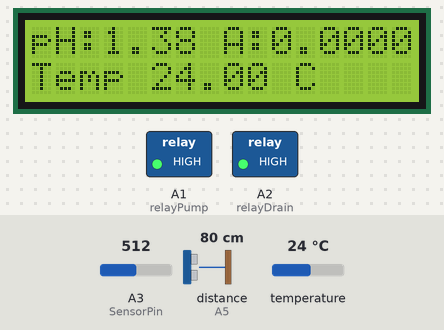
A sketch run on a simulated Arduino Uno, built with avr-gcc and run on an emulated ATmega328P. Parts: 16×2 character LCD, switched loads named in the sketch (green lamp = pin HIGH). Wiring (inferred from the names in the program): ultrasonic range finder: trigger A4; echo A5. Inputs (shaded band) come from the test bench; at power-on: distance to the obstacle (sensor on A5) 80 cm, temperature 24 °C, A3 (SensorPin) = 512. The echo pulse lasts 58.3 µs per cm; pins used as bus, display or sensor lines are not drawn; what the sketch prints to the serial monitor is not drawn.

Above: at 8.8 s.
8.9 s: distance to the obstacle (sensor on A5) set to 25 cm
12.6 s: distance to the obstacle (sensor on A5) set to 20 cm
At 14.3 s:
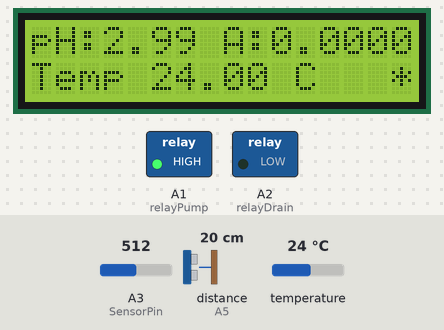
16.3 s: temperature set to 12 °C
At 17.4 s:
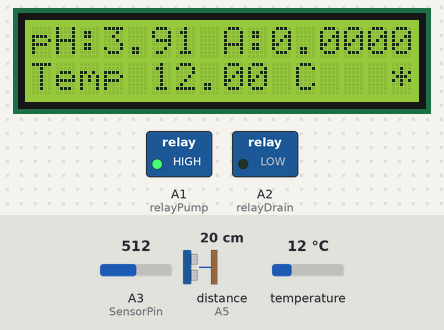
19.0 s: A3 (SensorPin) set to 390
At 21.3 s:
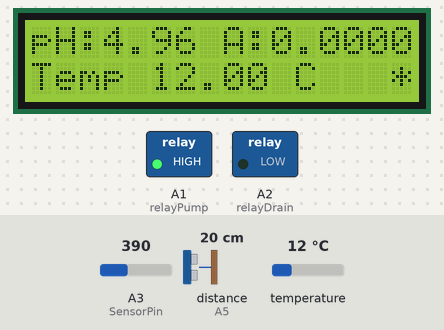
22.2 s: temperature set to 19 °C
At 23.5 s:
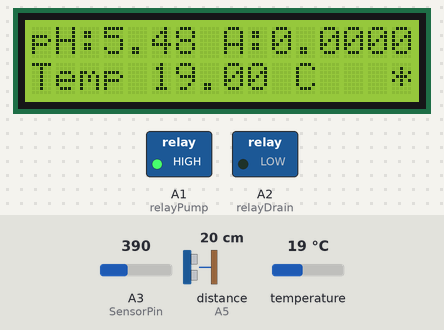
24.5 s: A3 (SensorPin) set to 410
At 25.7 s:
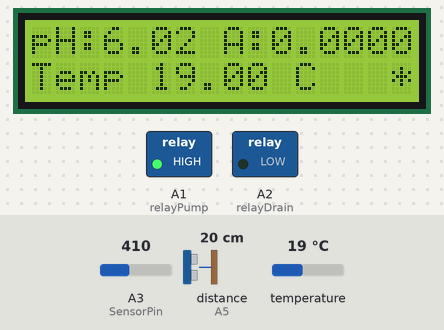
Timing chart, 0 to 27.5 s (numbered marks = the images above; inputs shaded):
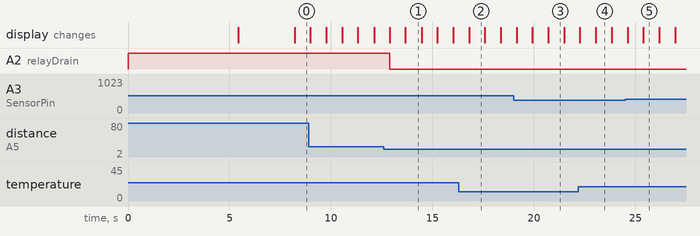

The sketch:

transmitter.ino
```cpp
#include <LiquidCrystal.h>
#include <OneWire.h>
#include <DallasTemperature.h>
#include <SoftwareSerial.h>

// LCD Definitons
const int rs = 12, en = 11, d4 = 2, d5 = 3, d6 = 4, d7 = 5;
LiquidCrystal lcd(rs, en, d4, d5, d6, d7);

// =================================================================

// pH Sensor Definitions
#define SensorPin A3            //pH meter Analog output to Arduino Analog Input 0
#define Offset 0.00            //deviation compensate
#define LED 13
#define samplingInterval 20
#define printInterval 800
#define ArrayLenth  40    //times of collection
int pHArray[ArrayLenth];   //Store the average value of the sensor feedback
int pHArrayIndex=0;

// =================================================================

// DS18B20 Sensor Definitions
// Data wire is plugged into port 2 on the Arduino
#define ONE_WIRE_BUS A0

// Setup a oneWire instance to communicate with any OneWire devices (not just Maxim/Dallas temperature ICs)
OneWire oneWire(ONE_WIRE_BUS);

// Pass our oneWire reference to Dallas Temperature.
DallasTemperature sensors(&oneWire);

// =================================================================

// Sonar definitions,
const int trigger=A4;
const int echo=A5;

// =================================================================

// Relay definitions.
int relayPump=A1;
int relayDrain=A2;

// =================================================================

// SoftwareSerial for Zigbee.
SoftwareSerial ZigbeeSS(8,7);

// Helper variables.
bool DEBUG=false;
String offset="                ";
bool isReadyToSend=false;
bool drainStarted=false;
unsigned long int sendStartTime;
unsigned long int startDraining;
int fullDistanceInCM=20;
int drainingTimeInMS=20000;
int sonarStatus=0;

// To send to receiver.
String toReceiver;

void setup()
{
  pinMode(relayPump,OUTPUT);
  pinMode(relayDrain, OUTPUT);
  waterPumpOFF();
  drainOFF();

  Serial.begin(9600);
  ZigbeeSS.begin(9600);

  lcd.begin(16, 2);
  lcd.setCursor(0,0);

  pinMode(trigger, OUTPUT);
  pinMode(echo, INPUT);

  sensors.begin();

  lcd.print("Loading...");

  unsigned long startTime=millis();

  // Warm up the sensor.
  warmUpSensor();

  lcd.clear();
  lcd.print("Loading done!");
  delay(2000);
}

void warmUpSensor()
{
  // 5 seconds warmp up.

  unsigned long startTime=millis();

  // Warm up the sensor for 5 seconds.
  while((millis()-startTime)<5000)
  {
    getPhValue();
    getTemperatureInC();
  }
}

void loop()
{
  double pHValue=getPhValue();
  double tempCValue=getTemperatureInC();
  double af=getAmmoniaFactor(pHValue,tempCValue);
  int sonarDistance=getDistance();

  if(DEBUG)
  {
    Serial.print("ph Value: ");
    Serial.println(pHValue);
    Serial.print("AF: ");
    Serial.println(af,4);
    Serial.print("Temperature: ");
    Serial.println(tempCValue);
    Serial.print("Sonar Distance: ");
    Serial.println(sonarDistance);
    Serial.println("=============================");
  }

  // Arrangment 1
  lcd.setCursor(0,0);
  lcd.print(String("pH:") + String(pHValue) + String(" A:") + String(af,4));
  lcd.setCursor(0,1);
  lcd.print("Temp " + String(tempCValue) + String (" C") + offset);

  if(drainStarted)
  {
      lcd.setCursor(15,1);
      lcd.print("*");
  }

  // Arrangement 2
  //lcd.setCursor(0,0);
  //lcd.print(String("pH: ") + String(" AF:  ") + String("  Temp:") + offset);
  //lcd.setCursor(0,1);
  //lcd.print(String(pHValue) + String(" ") + String("0.0001") + String(" ") + String(tempCValue) + offset);


    // Check first if the water level is max.
    // I'll set water level is max if the reading of
    // sonar is less than or equal to 20 cm.
   if(sonarDistance<=fullDistanceInCM && sonarDistance!=0)
   {
      // Drain.
      sonarStatus=1;

      if(!drainStarted)
      {
        startDraining=millis();
        drainON();
        drainStarted=true;
      }
   }


  if(((millis()-startDraining)>drainingTimeInMS) && drainStarted)
  {
    drainOFF();
    drainStarted=false;
    sonarStatus=0;
  }

  if(af>=0.05 && drainStarted==false)
  {
    waterPumpON();
  }
  else
  {
    waterPumpOFF();
  }

  if(!isReadyToSend)
  {
    sendStartTime=millis();
    isReadyToSend=true;
  }

  // Format: af,pHValue,tempCValue,sonarStatus
  toReceiver="";
  toReceiver+=String(af,4);
  toReceiver+=",";
  toReceiver+=String(pHValue);
  toReceiver+=",";
  toReceiver+=String(tempCValue);
  toReceiver+=",";
  toReceiver+=String(sonarStatus);


  // Send data to zigbee every 1 second only.
  if(((millis()-sendStartTime)>1000))
  {
    if (DEBUG) {Serial.println("Sending to zigbee...");}
    ZigbeeSS.println(toReceiver);
    Serial.println(toReceiver);
    isReadyToSend=false;
  }
}

double getPhValue()
{
  static unsigned long samplingTime = millis();
  static unsigned long printTime = millis();
  static float pHValue,voltage;
  if(millis()-samplingTime > samplingInterval)
  {
      pHArray[pHArrayIndex++]=analogRead(SensorPin);
      if(pHArrayIndex==ArrayLenth)pHArrayIndex=0;
      voltage = avergearray(pHArray, ArrayLenth)*5.0/1024;
      pHValue = 3.5*voltage+Offset;
      samplingTime=millis();
  }
  if(millis() - printTime > printInterval)   //Every 800 milliseconds, print a numerical, convert the state of the LED indicator
  {
      return pHValue;
  }
}


double getAmmoniaFactor(double pHValue, double tempInC)
{
  // A=[10^((0.0901821)+((2729.92)/(273.15-tempInC))-pHValue)+1]^-1

  double base10=10.0;
  double exponent=0.0901821+((2729.92)/(273.15-tempInC))-pHValue;
  // For testing formula.
  //exponent=1;
  double af=1.0/(pow(base10,exponent)+1);
  af=round(af*10000.0)/10000.0;

  return af;
}

int getDistance()
{
  digitalWrite(trigger, LOW);
  delayMicroseconds(2);

  digitalWrite(trigger, HIGH);
  delayMicroseconds(10);
  digitalWrite(trigger, LOW);

  int distance = pulseIn(echo, HIGH);
  distance = distance * 0.034 / 2;

  // Check sensor distance ranger.
  if(!(distance>=2 && distance<=400))
  {
    return 0;
  }

  return distance;
}

void waterPumpON()
{
  digitalWrite(relayPump,LOW);
}

void waterPumpOFF()
{
  digitalWrite(relayPump,HIGH);
}

void drainON()
{
  digitalWrite(relayDrain,LOW);
}

void drainOFF()
{
  digitalWrite(relayDrain,HIGH);
}

double getTemperatureInC()
{
   sensors.requestTemperatures(); // Send the command to get temperatures
   return sensors.getTempCByIndex(0);
}

double avergearray(int* arr, int number){
  int i;
  int max,min;
  double avg;
  long amount=0;
  if(number<=0){
    if(DEBUG)
    Serial.println("Error number for the array to avraging!/n");
    return 0;
  }
  if(number<5){   //less than 5, calculated directly statistics
    for(i=0;i<number;i++){
      amount+=arr[i];
    }
    avg = amount/number;
    return avg;
  }else{
    if(arr[0]<arr[1]){
      min = arr[0];max=arr[1];
    }
    else{
      min=arr[1];max=arr[0];
    }
    for(i=2;i<number;i++){
      if(arr[i]<min){
        amount+=min;        //arr<min
        min=arr[i];
      }else {
        if(arr[i]>max){
          amount+=max;    //arr>max
          max=arr[i];
        }else{
          amount+=arr[i]; //min<=arr<=max
        }
      }//if
    }//for
    avg = (double)amount/(number-2);
  }//if
  return avg;
}
```

Measured:
- the behaviour switches between 22 and 21 cm on distance to the obstacle (sensor on A5) (found by bisection; images 0 and 1)
- after the input at 12.6 s, A2 (relayDrain): HIGH → LOW after 0.30 s; the display: first differs from a run without the input after 1.1 s (image 1)
- what the display in image 1 shows lasts 0.8 s, from 13.7 s to 14.5 s
